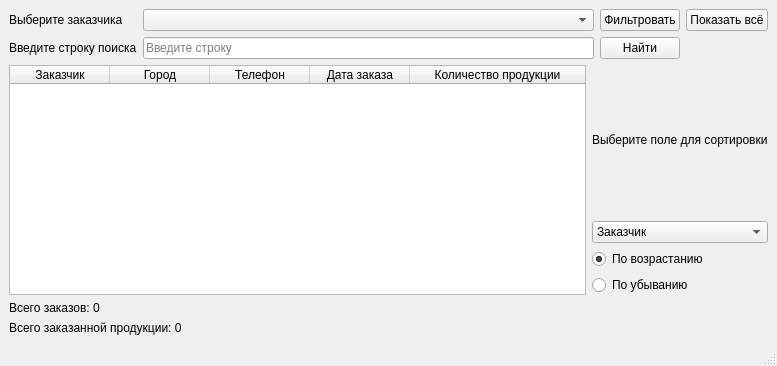
<?xml version="1.0" encoding="UTF-8"?>
<ui version="4.0">
 <class>MainWindow</class>
 <widget class="QMainWindow" name="MainWindow">
  <property name="geometry">
   <rect>
    <x>0</x>
    <y>0</y>
    <width>777</width>
    <height>366</height>
   </rect>
  </property>
  <property name="minimumSize">
   <size>
    <width>777</width>
    <height>366</height>
   </size>
  </property>
  <property name="windowTitle">
   <string>Работа с заказами</string>
  </property>
  <widget class="QWidget" name="centralwidget">
   <layout class="QVBoxLayout" name="verticalLayout_4">
    <item>
     <layout class="QVBoxLayout" name="verticalLayout_3">
      <item>
       <layout class="QGridLayout" name="gridLayout">
        <item row="0" column="2">
         <widget class="QPushButton" name="btnFilter">
          <property name="text">
           <string>Фильтровать</string>
          </property>
         </widget>
        </item>
        <item row="0" column="0">
         <widget class="QLabel" name="label">
          <property name="text">
           <string>Выберите заказчика</string>
          </property>
         </widget>
        </item>
        <item row="1" column="0">
         <widget class="QLabel" name="label_2">
          <property name="text">
           <string>Введите строку поиска</string>
          </property>
         </widget>
        </item>
        <item row="0" column="1">
         <widget class="QComboBox" name="comboSelectClient"/>
        </item>
        <item row="1" column="2">
         <widget class="QPushButton" name="btnSearch">
          <property name="text">
           <string>Найти</string>
          </property>
         </widget>
        </item>
        <item row="1" column="1">
         <widget class="QLineEdit" name="lineSearch">
          <property name="placeholderText">
           <string>Введите строку</string>
          </property>
         </widget>
        </item>
        <item row="0" column="3">
         <widget class="QPushButton" name="btnShowAll">
          <property name="text">
           <string>Показать всё</string>
          </property>
         </widget>
        </item>
       </layout>
      </item>
      <item>
       <layout class="QHBoxLayout" name="horizontalLayout">
        <item>
         <widget class="QTableWidget" name="tableOrders">
          <property name="minimumSize">
           <size>
            <width>0</width>
            <height>0</height>
           </size>
          </property>
          <property name="editTriggers">
           <set>QAbstractItemView::EditTrigger::NoEditTriggers</set>
          </property>
          <property name="selectionMode">
           <enum>QAbstractItemView::SelectionMode::NoSelection</enum>
          </property>
          <attribute name="horizontalHeaderShowSortIndicator" stdset="0">
           <bool>false</bool>
          </attribute>
          <attribute name="horizontalHeaderStretchLastSection">
           <bool>true</bool>
          </attribute>
          <column>
           <property name="text">
            <string>Заказчик</string>
           </property>
          </column>
          <column>
           <property name="text">
            <string>Город</string>
           </property>
          </column>
          <column>
           <property name="text">
            <string>Телефон</string>
           </property>
          </column>
          <column>
           <property name="text">
            <string>Дата заказа</string>
           </property>
          </column>
          <column>
           <property name="text">
            <string>Количество продукции</string>
           </property>
          </column>
         </widget>
        </item>
        <item>
         <layout class="QVBoxLayout" name="verticalLayout">
          <item>
           <widget class="QLabel" name="label_3">
            <property name="text">
             <string>Выберите поле для сортировки</string>
            </property>
           </widget>
          </item>
          <item>
           <widget class="QComboBox" name="comboSelectSortField">
            <item>
             <property name="text">
              <string>Заказчик</string>
             </property>
            </item>
            <item>
             <property name="text">
              <string>Город</string>
             </property>
            </item>
            <item>
             <property name="text">
              <string>Количество продукции</string>
             </property>
            </item>
           </widget>
          </item>
          <item>
           <widget class="QRadioButton" name="radioAsc">
            <property name="text">
             <string>По возрастанию</string>
            </property>
            <property name="checked">
             <bool>true</bool>
            </property>
           </widget>
          </item>
          <item>
           <widget class="QRadioButton" name="radioDesc">
            <property name="text">
             <string>По убыванию</string>
            </property>
           </widget>
          </item>
         </layout>
        </item>
       </layout>
      </item>
      <item>
       <layout class="QVBoxLayout" name="verticalLayout_2">
        <item>
         <widget class="QLabel" name="labelTotalOrders">
          <property name="text">
           <string>Всего заказов: 0</string>
          </property>
         </widget>
        </item>
        <item>
         <widget class="QLabel" name="labelTotalOrderedProducts">
          <property name="text">
           <string>Всего заказанной продукции: 0</string>
          </property>
         </widget>
        </item>
       </layout>
      </item>
     </layout>
    </item>
   </layout>
  </widget>
  <widget class="QStatusBar" name="statusbar"/>
 </widget>
 <resources/>
 <connections/>
</ui>
